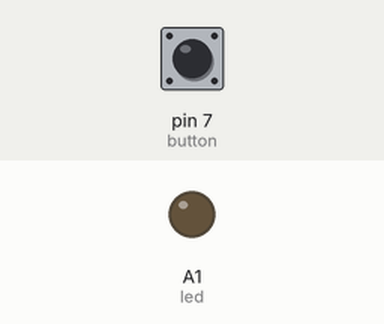
The sketch below on a simulated Arduino Uno, built with avr-gcc and run on an emulated ATmega328P. On the bench: output pins drawn as LEDs (lit = HIGH). Inputs (shaded band) come from the test bench; at power-on: pin 7 (button) LOW.

Above: at 1.2 s.
1.3 s: pin 7 (button) pulled HIGH for 0.15 s
At 1.37 s:
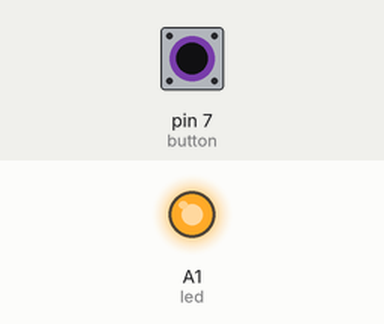
2.9 s: pin 7 (button) pulled HIGH for 3.2 s
At 7.3 s:
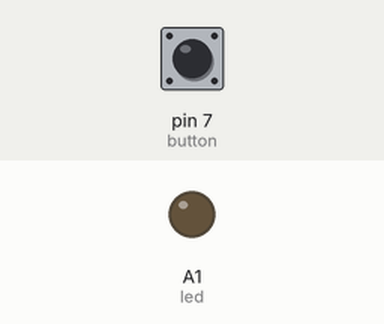
Timing chart, 0 to 8.8 s (numbered marks = the images above; inputs shaded):
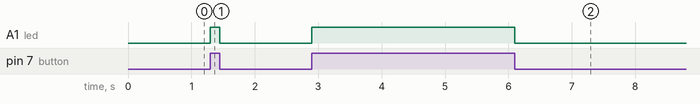

The sketch:

serial_none.ino
```cpp
// Made from a Python program in the ZERO1 Simulator; edits here are not turned back into Python.
// No print(), no input(), nothing that can stop the program: no Serial.begin (§3.4).

const int LED_RED = A1;        // red LED
const int BUTTON_1 = 7;        // button 1

const int led = LED_RED;
const int button = BUTTON_1;

// Runs once: the lines before "while True:"
void setup() {
  pinMode(led, OUTPUT);
  pinMode(button, INPUT);
}

// Runs forever: the body of "while True:" (line 8)
void loop() {
  if (digitalRead(button) == HIGH) {
    digitalWrite(led, HIGH);
  } else {
    digitalWrite(led, LOW);
  }
}
```

Measured:
- after the input at 1.3 s, A1 (led): LOW → HIGH at once, → LOW 0.15 s later
- after the input at 2.9 s, A1 (led): LOW → HIGH at once, → LOW 3.2 s later
